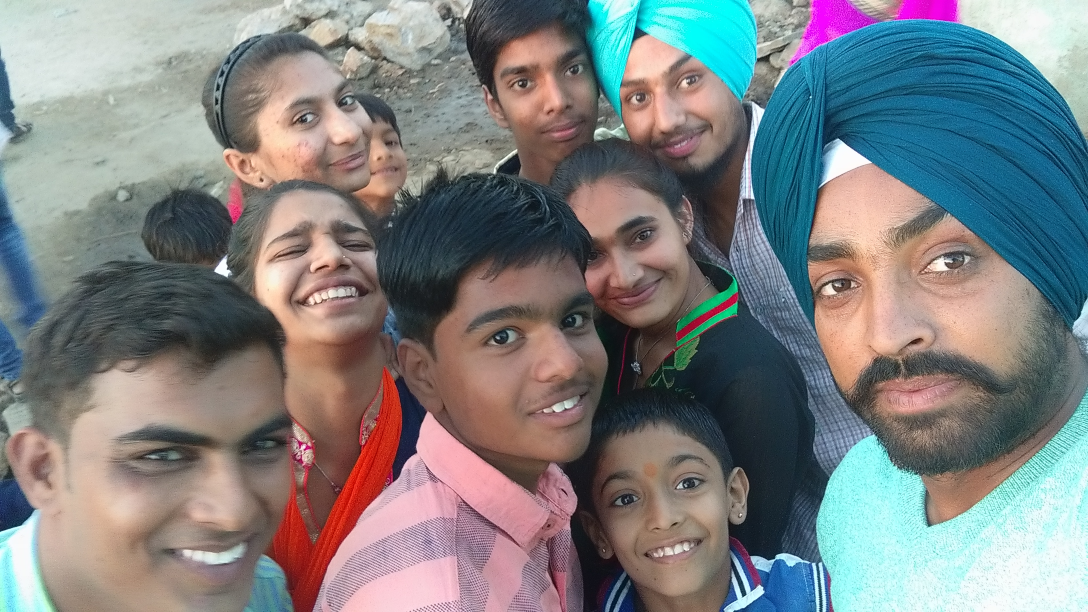
#> input picture python/open cv/img.jpg, 3264 x 1836 px, given in place of the camera (shown at 1/3 size)
$ python dinosour.py
#> lines starting #> are read from the running program, lines starting #| are printed output that depends on the picture; after the words box and inside, x2 and y2 are one past the last pixel; in counts of white or black regions, pixels touching at a corner belong together
import numpy as np
import cv2
import imutils
import pyautogui

def Press(key):
    pyautogui.press(key)

cap=cv2.VideoCapture(0)
while True:
    _,frame = cap.read()
#> frame is the input picture: shape (1836, 3264, 3); mean B, G, R 129.9, 128.9, 126.7
    frame=cv2.flip(frame,1)
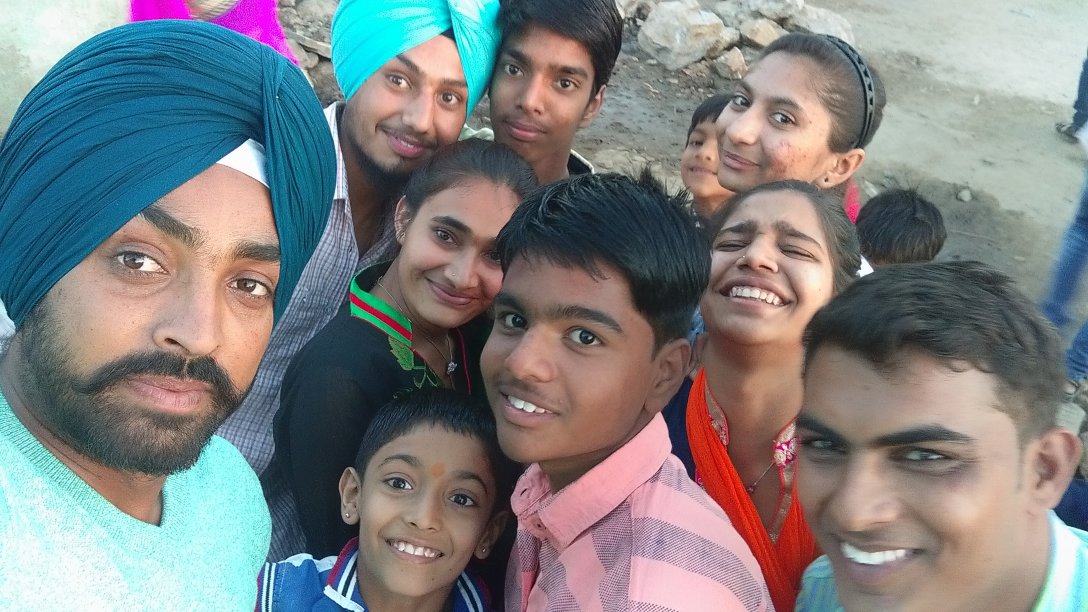
#> frame: shape (1836, 3264, 3) (shown at 1/3 size); mean B, G, R 129.9, 128.9, 126.7
    frame=imutils.resize(frame,height= 600,width=600)
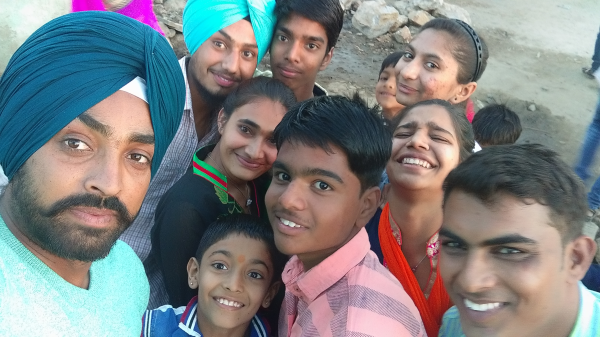
#> frame: shape (337, 600, 3); mean B, G, R 129.9, 128.9, 126.7
    hsv=cv2.cvtColor(frame,cv2.COLOR_BGR2HSV)
#> hsv: shape (337, 600, 3); mean H, S, V 63.7, 78.8, 150.7

    lowred=np.array([131,90,106])
    highred=np.array([255,255,255])

    red_mask=cv2.inRange(hsv,lowred,highred)
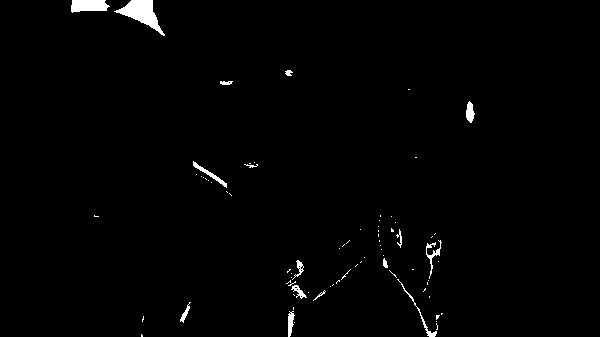
#> red_mask: shape (337, 600); 1.2% white; 76 white regions (60 under 20 px)

    contor,hirakey=cv2.findContours(red_mask,cv2.RETR_TREE,cv2.CHAIN_APPROX_SIMPLE)
#> contor = 89 contours, 76 with area under 20; largest, box (x1, y1, x2, y2) and area: (114, 0, 165, 36) 670, (71, 0, 110, 13) 354, (193, 161, 227, 188) 119, (466, 101, 475, 123) 110, (288, 311, 295, 337) 88; hirakey = 89 rows, first 6: [1, -1, -1, -1], [2, 0, -1, -1], [3, 1, -1, -1], [4, 2, -1, -1], [5, 3, -1, -1], [6, 4, -1, -1]
    contor=sorted(contor,key=lambda x: cv2.contourArea(x),reverse=True)


    cv2.rectangle(frame,(0,0),(150,150),(0,0,255),2)
    cv2.putText(frame,'JUMP',(40,90),cv2.FONT_HERSHEY_SIMPLEX,1,(0,255,0),2)
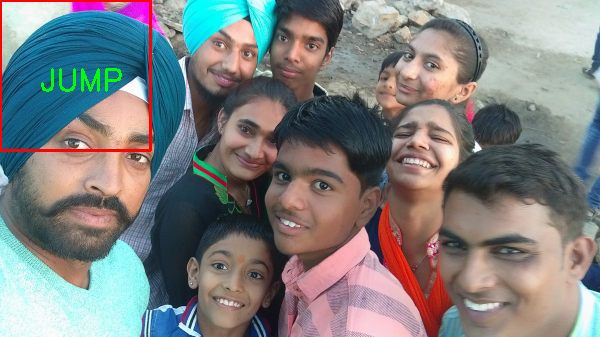
#> frame: shape (337, 600, 3); mean B, G, R 128.3, 128.4, 127.5

    for cnt in contor:
        (x,y,w,h)=cv2.boundingRect(cnt)
        cv2.rectangle(frame,(x,y),(x  +w,y+h),(0,255,0),2)

        if x > 0 and y > 0 and x < 150 and y < 150:
            Press('space')
            break
#> this loop made 89 passes
#> (x, y, w, h) on passes 1 to 12: (114, 0, 51, 36), (71, 0, 39, 13), (193, 161, 34, 27), (466, 101, 9, 22), (288, 311, 7, 26), (397, 279, 40, 58), (426, 240, 16, 39), (291, 285, 16, 14), (292, 260, 12, 20), (180, 302, 11, 21), (220, 81, 13, 4), (383, 258, 5, 10)
#> (cnt, x, y, w, h) on passes 20, 22, 23, 24, 25, 26: ([[391, 228], [391, 231], [393, 231], [393, 230]], 391, 228, 3, 4), ([[289, 313], [290, 312], [291, 313], [290, 314]], 289, 312, 3, 3), ([[319, 294], [320, 293], [321, 294], [320, 295]], 319, 293, 3, 3), ([[320, 293], [321, 292], [322, 293], [321, 294]], 320, 292, 3, 3), ([[323, 291], [324, 290], [325, 291], [324, 292]], 323, 290, 3, 3), ([[300, 296], [301, 295], [302, 296], [301, 297]], 300, 295, 3, 3)
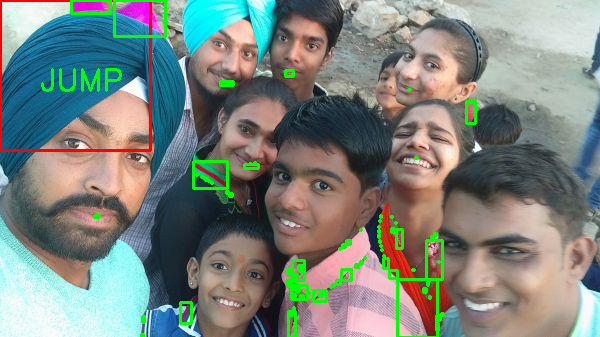
#> frame: shape (337, 600, 3); 2.4% of pixels changed, all inside (x1, y1, x2, y2) = (70, 0, 477, 337)
    cv2.imshow('frame',frame)
    key = cv2.waitKey(1)
#> (key Esc is pressed here)
    if key == 27:
        break
cap.release()
cv2.destroyAllWindows()

$ run again, on python/open cv/bhai.jpg
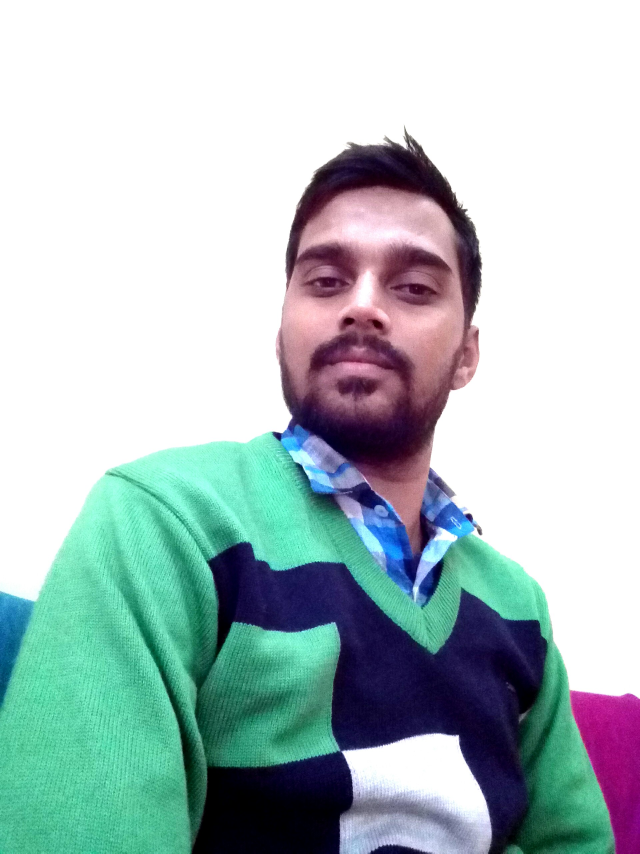
#> input picture python/open cv/bhai.jpg, 1920 x 2560 px, given in place of the camera (shown at 1/3 size)
#> frame is the input picture: shape (2560, 1920, 3); mean B, G, R 193.2, 192.4, 173.9
#> hsv: shape (800, 600, 3); mean H, S, V 53.9, 72, 204.5
#> `red_mask=cv2.inRange(hsv,lowred,highred)`:
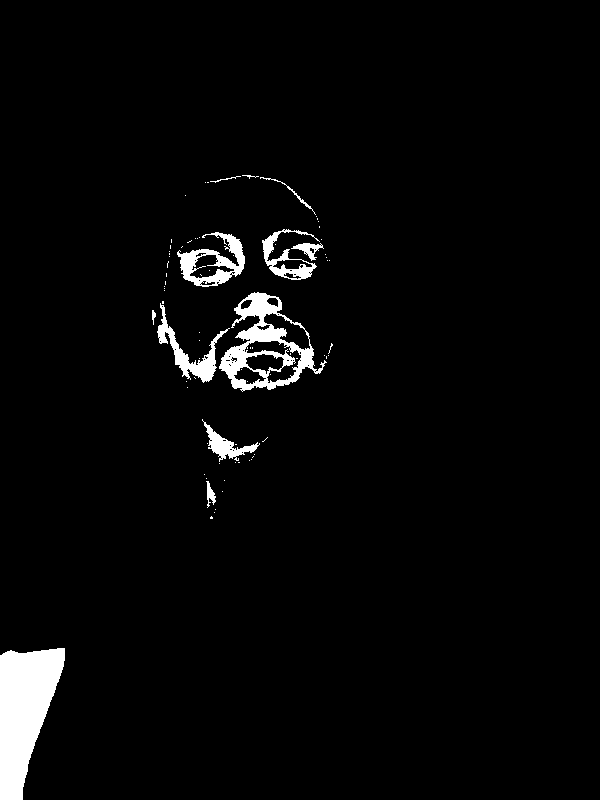
#> red_mask: shape (800, 600); 3.1% white; 79 white regions (67 under 20 px)
#> contor = 149 contours, 126 with area under 20; largest, box (x1, y1, x2, y2) and area: (0, 648, 65, 800) 6198, (219, 292, 327, 392) 5752, (177, 232, 245, 287) 1928, (157, 303, 230, 383) 1104, (262, 229, 320, 280) 1027; hirakey = 149 rows, first 6: [1, -1, -1, -1], [2, 0, -1, -1], [3, 1, -1, -1], [4, 2, -1, -1], [5, 3, -1, -1], [6, 4, -1, -1]
#> the loop `for cnt in contor:` made 149 passes
#> (x, y, w, h) on passes 1 to 8: (0, 648, 65, 152), (219, 292, 108, 100), (177, 232, 68, 55), (157, 303, 73, 80), (262, 229, 58, 51), (244, 340, 58, 44), (263, 312, 48, 39), (202, 419, 58, 43)
#> after the loop `for cnt in contor:`:
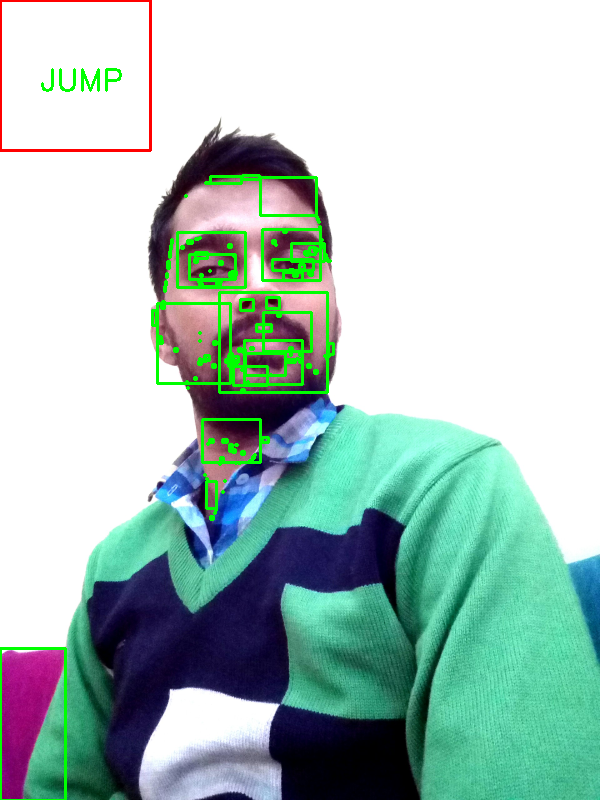
#> frame: shape (800, 600, 3); mean B, G, R 189.1, 195.3, 170
